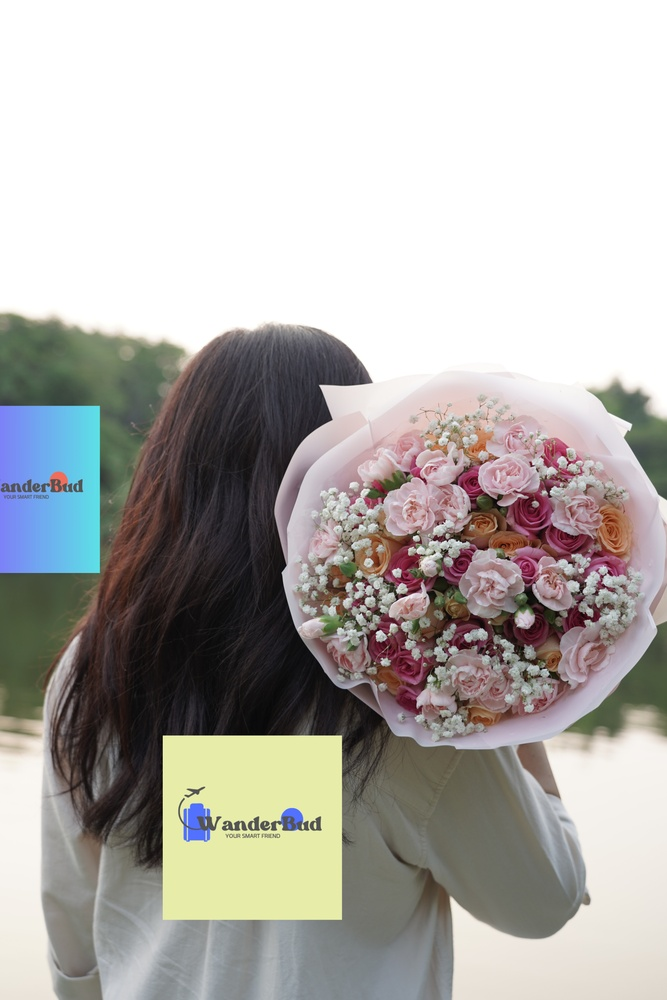
#> input picture train_data/images/test/1.jpg, 667 x 1000 px, shrunk from 4000 x 6000 before the run, given in place of the camera
$ python rule.py
#> lines starting #> are read from the running program, lines starting #| are printed output that depends on the picture; after the words box and inside, x2 and y2 are one past the last pixel; in counts of white or black regions, pixels touching at a corner belong together
#> further down, frame is the input picture: shape (1000, 667, 3); mean B, G, R 171.9, 175.6, 178.3
'''A try of using rule-based detection -instead of YOLO- that could benefit edge computing such as our project.
However, we didn't find a way to fully employ this approach as the confidence scores were low, even though
the usage of resource were low'''

import cv2
import numpy as np

def detect_narrow_square_logo(frame):

    hsv_frame = cv2.cvtColor(frame, cv2.COLOR_BGR2HSV)
#> hsv_frame: shape (1000, 667, 3); mean H, S, V 45, 30.2, 183.2

    lower_color = np.array([90, 100, 100])
    upper_color = np.array([100, 255, 255])

    mask = cv2.inRange(hsv_frame, lower_color, upper_color)
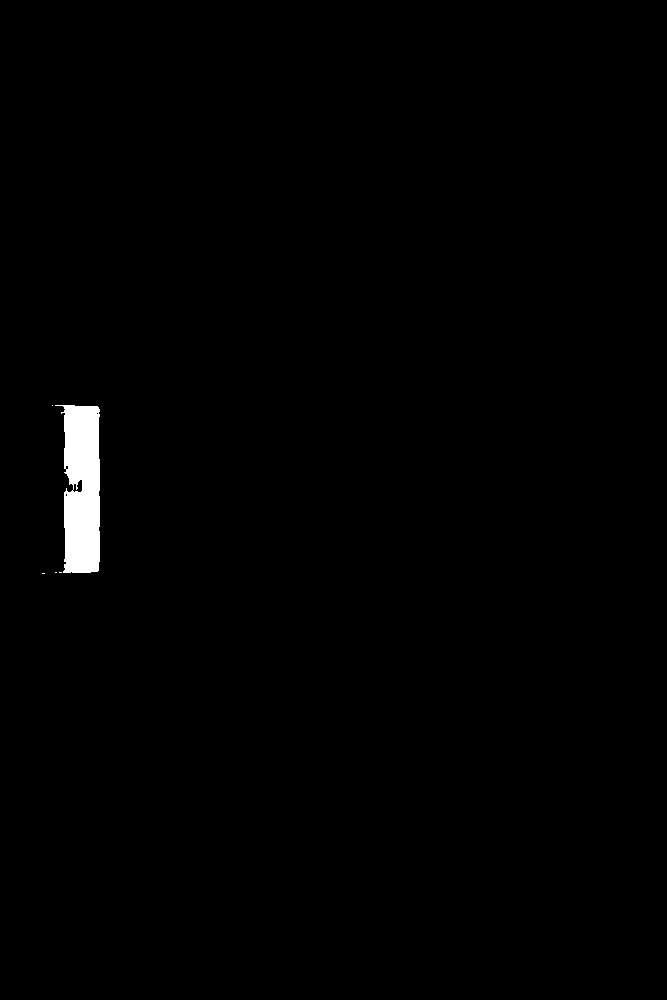
#> mask: shape (1000, 667); 0.86% white; 5 white regions (4 under 20 px)
    contours, _ = cv2.findContours(mask, cv2.RETR_EXTERNAL, cv2.CHAIN_APPROX_SIMPLE)
#> contours = 5 contours, 4 with area under 20; largest, box (x1, y1, x2, y2) and area: (55, 405, 100, 573) 5572
    filtered_contours = [cnt for cnt in contours if cv2.contourArea(cnt) > 100]
#> filtered_contours = 1 contour; box (x1, y1, x2, y2) and area: (55, 405, 100, 573) 5572


    for contour in filtered_contours:

        epsilon = 0.02 * cv2.arcLength(contour, True)
        approx = cv2.approxPolyDP(contour, epsilon, True)

        x, y, w, h = cv2.boundingRect(approx)
        cv2.rectangle(frame, (x, y), (x + w, y + h), (0, 255, 0), 2)
#> this loop made 1 pass
#> (epsilon, x, y, w, h) on pass 1: (9.19, 55, 405, 45, 168)
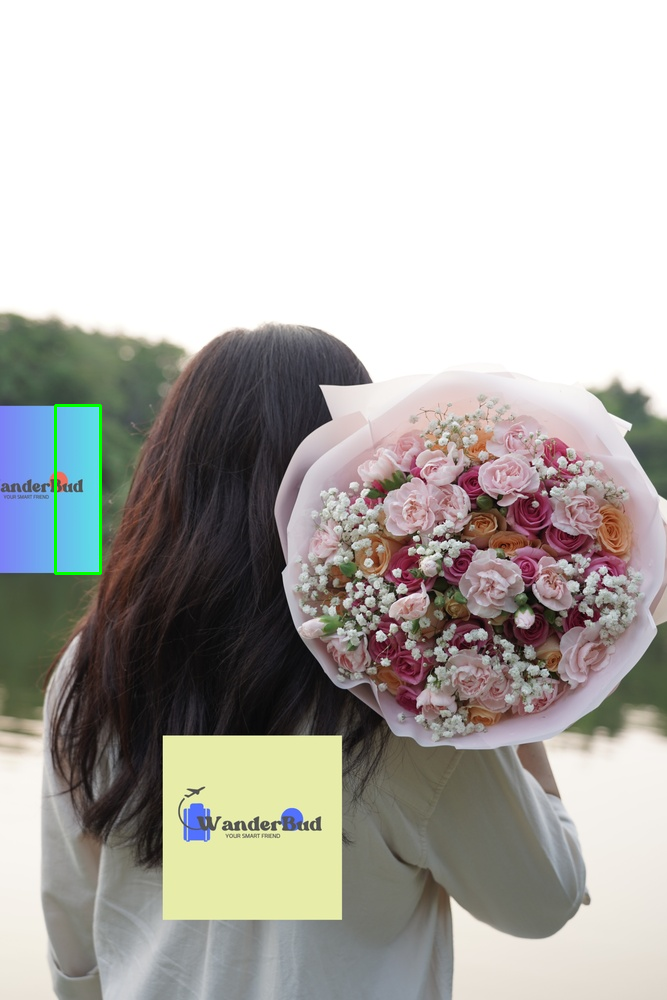
#> frame: shape (1000, 667, 3); 0.19% of pixels changed, all inside (x1, y1, x2, y2) = (54, 404, 102, 575)

    return frame

cap = cv2.VideoCapture(0)

while True:

    ret, frame = cap.read()
    result_frame = detect_narrow_square_logo(frame)
    cv2.imshow('Narrow Square Logo Detection', result_frame)

    if cv2.waitKey(1) & 0xFF == ord('q'):
#> (key q is pressed here)
        break


cap.release()
cv2.destroyAllWindows()
